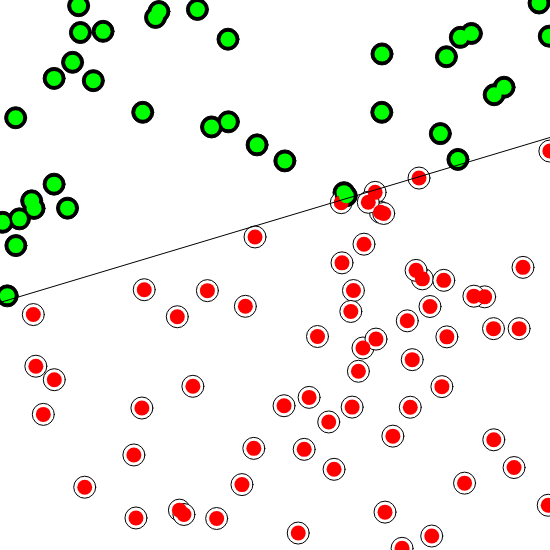
Frame 1 (no input)
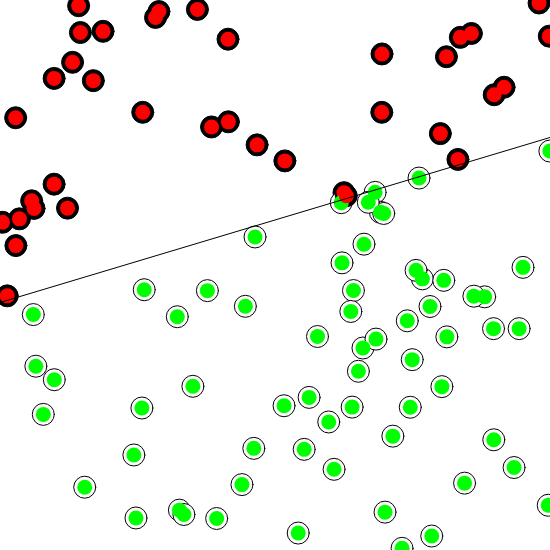
Frame 60 (no input)
Frame 120 (the mouse pressed at the canvas centre since frame 60): identical to frame 60, image omitted

The p5.js sketch that drew these frames (run headless with seeded random() and noise() and a simulated clock; from frame 60 on, the mouse is pressed at the canvas centre):

// p5.js sketch
// ── sketch.js
let perceptron;
let points = new Array(100);
function setup() {
  createCanvas(550, 550);
  perceptron = new Perceptron(3);
  for (let i = 0; i < points.length; i++) {
    points[i] = new Point(random(-1, 1), random(-1, 1));
  }
}

function draw() {
  background(255);
  for (let i = 0; i < points.length; i++) {
    points[i].show();
  }

  noStroke();

  points.forEach((point) => {
    const inputs = [point.x, point.y, point.bias];
    const target = point.label;
    const guess = perceptron.guess(inputs);

    if (guess === target) {
      fill(0, 255, 0);
    } else {
      fill(2555, 0, 0);
    }

    ellipse(point.getPixelX(), point.getPixelY(), 15, 15);
  });

  drawLine();
  trainSinglePoint();
}

function drawLine() {
    stroke(0);
    //construindo o primeiro ponto (-1 e -1)
    const p1 = new Point(-1, f(-1));
    //construindo o segundo ponto (1 e 1)
    const p2 = new Point(1, f(1));
    //desenhando a nova linha
    line(p1.getPixelX(), p1.getPixelY(), p2.getPixelX(), p2.getPixelY());
}

let trainningIndex = 0;
function trainSinglePoint() {
  const point = points[trainningIndex];
  const inputs = [point.x, point.y, point.bias];

  perceptron.train(inputs, point.label);
  trainningIndex++;

  if (trainningIndex == points.length) {
    trainningIndex = 0;
  }
}

// ── perceptron.js
class Perceptron {
    weights;
    lr = 0.1; // Quanto mais próximo de 0 mais suave é o ajuste.

    constructor(numberWeights) {
        this.weights = new Array(numberWeights);
        this.weights.forEach((_, i) => {
            this.weights[i] = random(-1,1);
        });
    }

    train(inputs, target) {
        const guess = this.guess(inputs);
        const error = target - guess;

        for (let i = 0; i < this.weights.length; i++) {
            // lr é o Leanring Rate. Isso resolve o problema de over shoot.
            this.weights[i] += error * inputs[i] * this.lr;
        }
    }


    guess(inputs){
        let sum = 0;

        this.weights.forEach((weight, i) => {
            sum =+ weight * inputs[i];
        });

        return sign(sum);
    }
}

function sign(num) {
    return num >= 0 ? +1 : -1;
}
// ── point.js
function f(x) {
    return 0.3  * x + 0.2;
}

class Point {
    x = 0;
    y = 0;
    label = 0;
    bias;

    constructor(x, y) {
        this.x = x;
        this.y = y;
        this.label = this.getLabel();
        this.bias = 1;
    }

    getLabel() {
        const lineY = f(this.x);
        if(this.y > lineY) {
            return 1;
        }
        else {
            return -1;
        }
    }

    getPixelX() {
        const px = map(this.x, -1, 1, 0, width); // mapeia o valor que está no intervalo de 0 até a largura da tela.
        return px;
    }

    getPixelY() {
        const py = map(this.y, -1, 1, height, 0); // mapeia o valor que está no intervalo de 0 até a altura da tela.
        return py;
    }

    show() {
        stroke(0); // Cria o contorno do desenho.
        if(this.label === 1) {
            fill(0); // Preenche de preto
        }
        else {
            fill(255); // Senão preenche de branco.
        }
        const px = this.getPixelX();
        const py = this.getPixelY();
        ellipse(px, py, 22, 22);
    }

    debug() {
        console.log(`label: ${this.label} x ${this.x} y ${this.y}`)
    }
}
